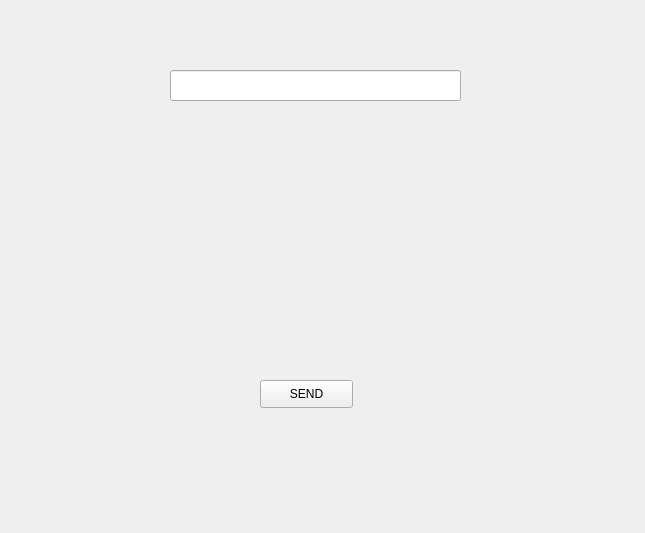
<?xml version="1.0" encoding="UTF-8"?>
<ui version="4.0">
 <class>PermutariClass</class>
 <widget class="QWidget" name="PermutariClass">
  <property name="geometry">
   <rect>
    <x>0</x>
    <y>0</y>
    <width>645</width>
    <height>533</height>
   </rect>
  </property>
  <property name="windowTitle">
   <string>PermutariClass</string>
  </property>
  <widget class="QLabel" name="receive_mess">
   <property name="geometry">
    <rect>
     <x>150</x>
     <y>150</y>
     <width>311</width>
     <height>191</height>
    </rect>
   </property>
   <property name="text">
    <string/>
   </property>
  </widget>
  <widget class="QLineEdit" name="send_mess">
   <property name="geometry">
    <rect>
     <x>170</x>
     <y>70</y>
     <width>291</width>
     <height>31</height>
    </rect>
   </property>
  </widget>
  <widget class="QPushButton" name="button">
   <property name="geometry">
    <rect>
     <x>260</x>
     <y>380</y>
     <width>93</width>
     <height>28</height>
    </rect>
   </property>
   <property name="text">
    <string>SEND</string>
   </property>
  </widget>
 </widget>
 <layoutdefault spacing="6" margin="11"/>
 <resources/>
 <connections/>
</ui>
